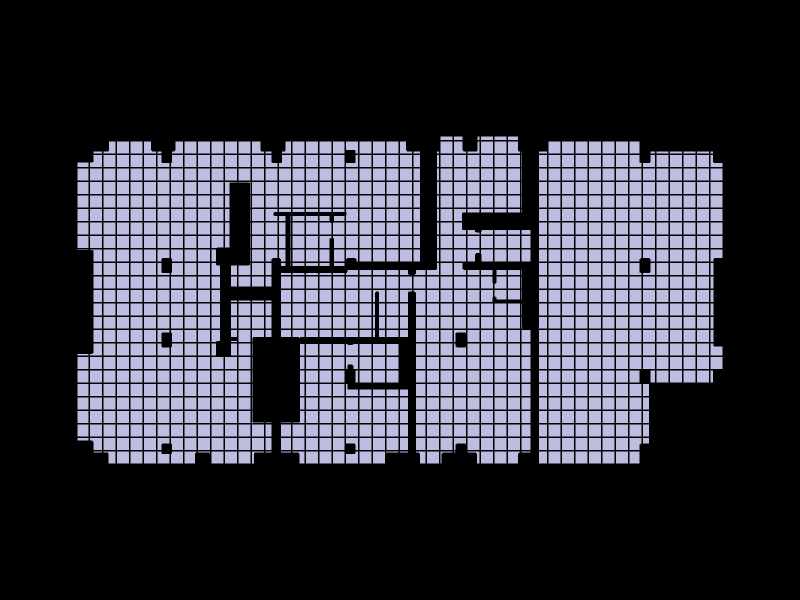

Notebook cell for this chart:
### Markdown cell above
### Show the resulting shell

### Code cell
Topology.Show(shell,
              camera=[0,0,6],
              faceColor=[210,210,250],
              faceOpacity=0.9,
              edgeColor="black",
              edgeWidth=3,
              showVertices=False,
              backgroundColor="black",
              width=800,
              height=600,
              renderer = renderer)

### Figure 1 — Plotly figure (JSON) as saved in the notebook; plotly's stock layout.template omitted (floating-point values rounded to 4 significant figures; data arrays with more than 128 entries replaced by an {"elided": "..."} marker saying what was removed)
{"data": [{"hoverinfo": "text", "legendgroup": "2", "legendrank": 2, "line": {"color": "black", "dash": "solid", "width": 3}, "marker": {"size": 0}, "mode": "lines", "name": "1: Untitled (Edges)", "showlegend": false, "text": "", "type": "scatter3d", "x": {"elided": "8466 float values"}, "y": {"elided": "8466 float values"}, "z": {"elided": "8466 int values"}}, {"cmax": 1, "cmin": 0, "color": "#D2D2FA", "colorscale": [[0, "#440154"], [0.1111, "#482878"], [0.2222, "#3e4989"], [0.3333, "#31688e"], [0.4444, "#26828e"], [0.5556, "#1f9e89"], [0.6667, "#35b779"], [0.7778, "#6ece58"], [0.8889, "#b5de2b"], [1, "#fde725"]], "flatshading": true, "hoverinfo": "text", "hovertext": "", "i": {"elided": "2607 int values"}, "j": {"elided": "2607 int values"}, "k": {"elided": "2607 int values"}, "legendgroup": "3", "legendrank": 3, "lighting": {"facenormalsepsilon": 0}, "name": "1: Untitled (Faces)", "opacity": 0.9, "showlegend": false, "showscale": false, "text": "", "type": "mesh3d", "x": {"elided": "1643 float values"}, "y": {"elided": "1643 float values"}, "z": {"elided": "1643 int values"}}], "layout": {"autosize": true, "height": 600, "margin": {"b": 40, "l": 40, "r": 40, "t": 40}, "paper_bgcolor": "#000000", "plot_bgcolor": "#000000", "scene": {"aspectmode": "data", "camera": {"center": {"x": 0, "y": 0, "z": 0}, "eye": {"x": 0, "y": 0, "z": 6}, "projection": {"type": "perspective"}, "up": {"x": 0, "y": 1, "z": 0}}, "xaxis": {"visible": false}, "yaxis": {"visible": false}, "zaxis": {"visible": false}}, "showlegend": true, "width": 800, "xaxis": {"showgrid": false, "visible": false, "zeroline": false}, "yaxis": {"showgrid": false, "visible": false, "zeroline": false}}}
